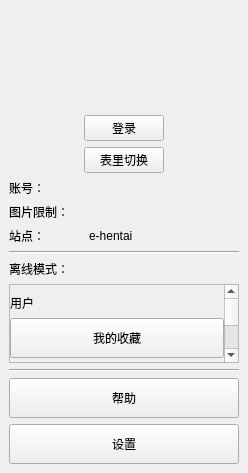
<?xml version="1.0" encoding="UTF-8"?>
<ui version="4.0">
 <class>Navigation</class>
 <widget class="QWidget" name="Navigation">
  <property name="geometry">
   <rect>
    <x>0</x>
    <y>0</y>
    <width>248</width>
    <height>473</height>
   </rect>
  </property>
  <property name="windowTitle">
   <string>导航</string>
  </property>
  <property name="styleSheet">
   <string notr="true"/>
  </property>
  <layout class="QVBoxLayout" name="verticalLayout_2">
   <property name="spacing">
    <number>6</number>
   </property>
   <property name="leftMargin">
    <number>0</number>
   </property>
   <property name="topMargin">
    <number>0</number>
   </property>
   <property name="rightMargin">
    <number>0</number>
   </property>
   <property name="bottomMargin">
    <number>0</number>
   </property>
   <item>
    <widget class="QWidget" name="widget" native="true">
     <layout class="QVBoxLayout" name="verticalLayout">
      <item alignment="Qt::AlignHCenter">
       <widget class="HeadLabel" name="picLabel">
        <property name="minimumSize">
         <size>
          <width>100</width>
          <height>100</height>
         </size>
        </property>
        <property name="maximumSize">
         <size>
          <width>100</width>
          <height>100</height>
         </size>
        </property>
        <property name="text">
         <string/>
        </property>
        <property name="pixmap">
         <pixmap>:/png/icon/placeholder_avatar.png</pixmap>
        </property>
        <property name="scaledContents">
         <bool>true</bool>
        </property>
       </widget>
      </item>
      <item alignment="Qt::AlignHCenter">
       <widget class="QPushButton" name="pushButton">
        <property name="sizePolicy">
         <sizepolicy hsizetype="Maximum" vsizetype="Fixed">
          <horstretch>0</horstretch>
          <verstretch>0</verstretch>
         </sizepolicy>
        </property>
        <property name="focusPolicy">
         <enum>Qt::NoFocus</enum>
        </property>
        <property name="text">
         <string>登录</string>
        </property>
       </widget>
      </item>
      <item alignment="Qt::AlignHCenter">
       <widget class="QPushButton" name="swichButton">
        <property name="sizePolicy">
         <sizepolicy hsizetype="Maximum" vsizetype="Fixed">
          <horstretch>0</horstretch>
          <verstretch>0</verstretch>
         </sizepolicy>
        </property>
        <property name="text">
         <string>表里切换</string>
        </property>
       </widget>
      </item>
      <item>
       <layout class="QGridLayout" name="gridLayout">
        <item row="0" column="1">
         <widget class="QLabel" name="nameLabel">
          <property name="text">
           <string/>
          </property>
          <property name="alignment">
           <set>Qt::AlignLeading|Qt::AlignLeft|Qt::AlignVCenter</set>
          </property>
         </widget>
        </item>
        <item row="0" column="0">
         <widget class="QLabel" name="label_4">
          <property name="text">
           <string>账号：</string>
          </property>
         </widget>
        </item>
        <item row="2" column="0">
         <widget class="QLabel" name="label_5">
          <property name="text">
           <string>图片限制：</string>
          </property>
         </widget>
        </item>
        <item row="2" column="1">
         <widget class="QLabel" name="limitLabel">
          <property name="minimumSize">
           <size>
            <width>150</width>
            <height>0</height>
           </size>
          </property>
          <property name="text">
           <string/>
          </property>
         </widget>
        </item>
        <item row="3" column="0">
         <widget class="QLabel" name="label_6">
          <property name="text">
           <string>站点：</string>
          </property>
         </widget>
        </item>
        <item row="3" column="1">
         <widget class="QLabel" name="siteLabel">
          <property name="text">
           <string>e-hentai</string>
          </property>
         </widget>
        </item>
       </layout>
      </item>
      <item>
       <widget class="Line" name="line_4">
        <property name="orientation">
         <enum>Qt::Horizontal</enum>
        </property>
       </widget>
      </item>
      <item>
       <layout class="QHBoxLayout" name="horizontalLayout_4">
        <item>
         <widget class="QLabel" name="label_7">
          <property name="text">
           <string>离线模式：</string>
          </property>
         </widget>
        </item>
        <item>
         <widget class="SwitchButton" name="offlineButton" native="true"/>
        </item>
       </layout>
      </item>
      <item>
       <widget class="SmoothScrollArea" name="scrollArea">
        <property name="widgetResizable">
         <bool>true</bool>
        </property>
        <widget class="QWidget" name="scrollAreaWidgetContents">
         <property name="geometry">
          <rect>
           <x>0</x>
           <y>-247</y>
           <width>211</width>
           <height>332</height>
          </rect>
         </property>
         <layout class="QVBoxLayout" name="verticalLayout_3">
          <property name="spacing">
           <number>6</number>
          </property>
          <property name="leftMargin">
           <number>0</number>
          </property>
          <property name="topMargin">
           <number>9</number>
          </property>
          <property name="rightMargin">
           <number>0</number>
          </property>
          <property name="bottomMargin">
           <number>9</number>
          </property>
          <item>
           <widget class="QLabel" name="label">
            <property name="text">
             <string>用户</string>
            </property>
           </widget>
          </item>
          <item>
           <widget class="QToolButton" name="collectButton">
            <property name="sizePolicy">
             <sizepolicy hsizetype="Expanding" vsizetype="Fixed">
              <horstretch>0</horstretch>
              <verstretch>0</verstretch>
             </sizepolicy>
            </property>
            <property name="minimumSize">
             <size>
              <width>150</width>
              <height>40</height>
             </size>
            </property>
            <property name="focusPolicy">
             <enum>Qt::NoFocus</enum>
            </property>
            <property name="text">
             <string>我的收藏</string>
            </property>
            <property name="icon">
             <iconset>
              <normaloff>:/images/menu/Contact.png</normaloff>:/images/menu/Contact.png</iconset>
            </property>
            <property name="iconSize">
             <size>
              <width>32</width>
              <height>32</height>
             </size>
            </property>
            <property name="checkable">
             <bool>true</bool>
            </property>
            <property name="toolButtonStyle">
             <enum>Qt::ToolButtonTextBesideIcon</enum>
            </property>
            <attribute name="buttonGroup">
             <string notr="true">buttonGroup</string>
            </attribute>
           </widget>
          </item>
          <item>
           <widget class="QToolButton" name="historyButton">
            <property name="sizePolicy">
             <sizepolicy hsizetype="Expanding" vsizetype="Fixed">
              <horstretch>0</horstretch>
              <verstretch>0</verstretch>
             </sizepolicy>
            </property>
            <property name="minimumSize">
             <size>
              <width>150</width>
              <height>40</height>
             </size>
            </property>
            <property name="focusPolicy">
             <enum>Qt::NoFocus</enum>
            </property>
            <property name="text">
             <string>本地记录</string>
            </property>
            <property name="icon">
             <iconset>
              <normaloff>:/images/menu/Contact.png</normaloff>:/images/menu/Contact.png</iconset>
            </property>
            <property name="iconSize">
             <size>
              <width>32</width>
              <height>32</height>
             </size>
            </property>
            <property name="checkable">
             <bool>true</bool>
            </property>
            <property name="toolButtonStyle">
             <enum>Qt::ToolButtonTextBesideIcon</enum>
            </property>
            <attribute name="buttonGroup">
             <string notr="true">buttonGroup</string>
            </attribute>
           </widget>
          </item>
          <item>
           <widget class="Line" name="line">
            <property name="orientation">
             <enum>Qt::Horizontal</enum>
            </property>
           </widget>
          </item>
          <item>
           <widget class="QLabel" name="label_2">
            <property name="text">
             <string>导航</string>
            </property>
           </widget>
          </item>
          <item>
           <widget class="QToolButton" name="searchButton">
            <property name="sizePolicy">
             <sizepolicy hsizetype="Expanding" vsizetype="Fixed">
              <horstretch>0</horstretch>
              <verstretch>0</verstretch>
             </sizepolicy>
            </property>
            <property name="minimumSize">
             <size>
              <width>150</width>
              <height>40</height>
             </size>
            </property>
            <property name="focusPolicy">
             <enum>Qt::NoFocus</enum>
            </property>
            <property name="text">
             <string>搜索</string>
            </property>
            <property name="icon">
             <iconset>
              <normaloff>:/images/menu/Contact.png</normaloff>:/images/menu/Contact.png</iconset>
            </property>
            <property name="iconSize">
             <size>
              <width>32</width>
              <height>32</height>
             </size>
            </property>
            <property name="checkable">
             <bool>true</bool>
            </property>
            <property name="checked">
             <bool>true</bool>
            </property>
            <property name="popupMode">
             <enum>QToolButton::DelayedPopup</enum>
            </property>
            <property name="toolButtonStyle">
             <enum>Qt::ToolButtonTextBesideIcon</enum>
            </property>
            <property name="arrowType">
             <enum>Qt::NoArrow</enum>
            </property>
            <attribute name="buttonGroup">
             <string notr="true">buttonGroup</string>
            </attribute>
           </widget>
          </item>
          <item>
           <widget class="Line" name="line_2">
            <property name="orientation">
             <enum>Qt::Horizontal</enum>
            </property>
           </widget>
          </item>
          <item>
           <widget class="QLabel" name="label_3">
            <property name="text">
             <string>其他</string>
            </property>
           </widget>
          </item>
          <item>
           <widget class="QToolButton" name="downloadButton">
            <property name="sizePolicy">
             <sizepolicy hsizetype="Expanding" vsizetype="Fixed">
              <horstretch>0</horstretch>
              <verstretch>0</verstretch>
             </sizepolicy>
            </property>
            <property name="minimumSize">
             <size>
              <width>150</width>
              <height>40</height>
             </size>
            </property>
            <property name="focusPolicy">
             <enum>Qt::NoFocus</enum>
            </property>
            <property name="text">
             <string>下载</string>
            </property>
            <property name="icon">
             <iconset>
              <normaloff>:/images/menu/Contact.png</normaloff>:/images/menu/Contact.png</iconset>
            </property>
            <property name="iconSize">
             <size>
              <width>32</width>
              <height>32</height>
             </size>
            </property>
            <property name="checkable">
             <bool>true</bool>
            </property>
            <property name="toolButtonStyle">
             <enum>Qt::ToolButtonTextBesideIcon</enum>
            </property>
            <attribute name="buttonGroup">
             <string notr="true">buttonGroup</string>
            </attribute>
           </widget>
          </item>
          <item>
           <widget class="QToolButton" name="waifu2xButton">
            <property name="sizePolicy">
             <sizepolicy hsizetype="Expanding" vsizetype="Fixed">
              <horstretch>0</horstretch>
              <verstretch>0</verstretch>
             </sizepolicy>
            </property>
            <property name="minimumSize">
             <size>
              <width>150</width>
              <height>40</height>
             </size>
            </property>
            <property name="focusPolicy">
             <enum>Qt::NoFocus</enum>
            </property>
            <property name="text">
             <string>Waifu2x</string>
            </property>
            <property name="icon">
             <iconset>
              <normaloff>:/images/menu/Contact.png</normaloff>:/images/menu/Contact.png</iconset>
            </property>
            <property name="iconSize">
             <size>
              <width>32</width>
              <height>32</height>
             </size>
            </property>
            <property name="checkable">
             <bool>true</bool>
            </property>
            <property name="toolButtonStyle">
             <enum>Qt::ToolButtonTextBesideIcon</enum>
            </property>
            <attribute name="buttonGroup">
             <string notr="true">buttonGroup</string>
            </attribute>
           </widget>
          </item>
          <item>
           <spacer name="verticalSpacer">
            <property name="orientation">
             <enum>Qt::Vertical</enum>
            </property>
            <property name="sizeHint" stdset="0">
             <size>
              <width>20</width>
              <height>40</height>
             </size>
            </property>
           </spacer>
          </item>
         </layout>
        </widget>
       </widget>
      </item>
      <item>
       <widget class="Line" name="line_3">
        <property name="orientation">
         <enum>Qt::Horizontal</enum>
        </property>
       </widget>
      </item>
      <item>
       <widget class="QToolButton" name="helpButton">
        <property name="sizePolicy">
         <sizepolicy hsizetype="Expanding" vsizetype="Fixed">
          <horstretch>0</horstretch>
          <verstretch>0</verstretch>
         </sizepolicy>
        </property>
        <property name="minimumSize">
         <size>
          <width>0</width>
          <height>40</height>
         </size>
        </property>
        <property name="focusPolicy">
         <enum>Qt::NoFocus</enum>
        </property>
        <property name="text">
         <string>帮助</string>
        </property>
        <property name="icon">
         <iconset>
          <normaloff>:/images/menu/Contact.png</normaloff>:/images/menu/Contact.png</iconset>
        </property>
        <property name="iconSize">
         <size>
          <width>32</width>
          <height>32</height>
         </size>
        </property>
        <property name="checkable">
         <bool>true</bool>
        </property>
        <property name="toolButtonStyle">
         <enum>Qt::ToolButtonTextBesideIcon</enum>
        </property>
        <attribute name="buttonGroup">
         <string notr="true">buttonGroup</string>
        </attribute>
       </widget>
      </item>
      <item>
       <widget class="QToolButton" name="settingButton">
        <property name="sizePolicy">
         <sizepolicy hsizetype="Expanding" vsizetype="Fixed">
          <horstretch>0</horstretch>
          <verstretch>0</verstretch>
         </sizepolicy>
        </property>
        <property name="minimumSize">
         <size>
          <width>150</width>
          <height>40</height>
         </size>
        </property>
        <property name="focusPolicy">
         <enum>Qt::NoFocus</enum>
        </property>
        <property name="styleSheet">
         <string notr="true"/>
        </property>
        <property name="text">
         <string>设置</string>
        </property>
        <property name="icon">
         <iconset>
          <normaloff>:/images/menu/Contact.png</normaloff>:/images/menu/Contact.png</iconset>
        </property>
        <property name="iconSize">
         <size>
          <width>32</width>
          <height>32</height>
         </size>
        </property>
        <property name="checkable">
         <bool>true</bool>
        </property>
        <property name="toolButtonStyle">
         <enum>Qt::ToolButtonTextBesideIcon</enum>
        </property>
        <property name="autoRaise">
         <bool>false</bool>
        </property>
        <attribute name="buttonGroup">
         <string notr="true">buttonGroup</string>
        </attribute>
       </widget>
      </item>
     </layout>
    </widget>
   </item>
  </layout>
 </widget>
 <customwidgets>
  <customwidget>
   <class>SmoothScrollArea</class>
   <extends>QScrollArea</extends>
   <header location="global">component.scroll_area.smooth_scroll_area.h</header>
   <container>1</container>
  </customwidget>
  <customwidget>
   <class>HeadLabel</class>
   <extends>QLabel</extends>
   <header location="global">component.label.head_label.h</header>
  </customwidget>
  <customwidget>
   <class>SwitchButton</class>
   <extends>QWidget</extends>
   <header>component.button.switch_button.h</header>
   <container>1</container>
  </customwidget>
 </customwidgets>
 <resources>
  <include location="../../res/images.qrc"/>
 </resources>
 <connections/>
 <buttongroups>
  <buttongroup name="buttonGroup"/>
 </buttongroups>
</ui>
